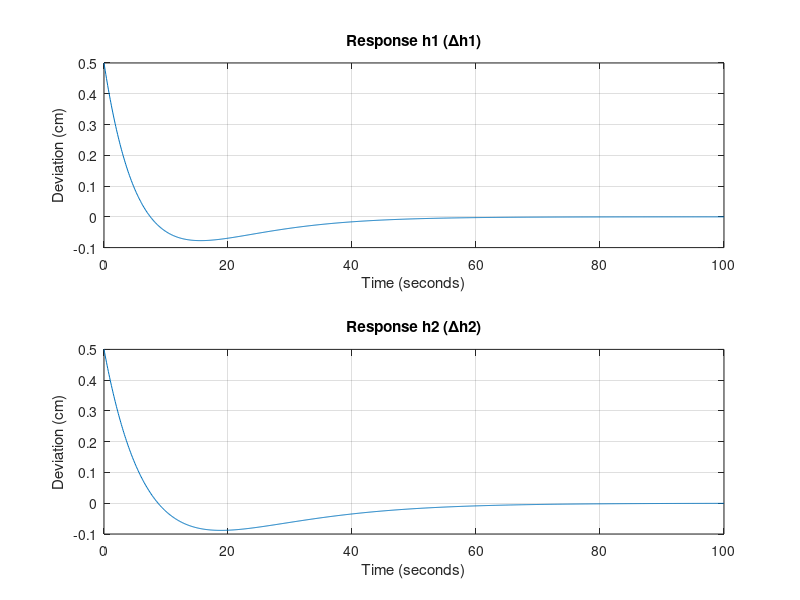

This figure's MATLAB source:
clc
clear all
close all

A = [-0.0274 0 0.0148 0;
     0 -0.0285 0 0.0121;
     0 0 -0.0264 0;
     0 0 0 -0.0216];

B = [0.0080 0;
     0 0.0080;
     0.0212 0;
     0 0.0212];

C = [1 0 0 0;
     0 1 0 0];

D = zeros(2,2);

p = [-0.08, -0.1, -0.12, -0.15];

K = place(A, B, p);
disp('Gain matrix K:');
disp(K);

Acl = A - B*K;
sys_cl = ss(Acl, B, C, D);

x0 = [0.5; 0.5; 0; 0];

t = 0:0.1:100; 
[y, t, x] = initial(sys_cl, x0, t);

figure;
subplot(2,1,1);
plot(t, y(:,1));
title('Response h1 (Δh1)');
xlabel('Time (seconds)');
ylabel('Deviation (cm)');
grid on;

subplot(2,1,2);
plot(t, y(:,2));
title('Response h2 (Δh2)');
xlabel('Time (seconds)');
ylabel('Deviation (cm)');
grid on;
